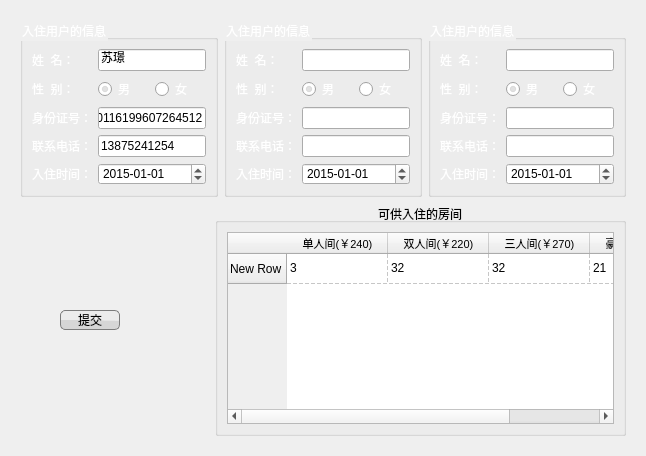
            <widget class="QWidget" name="CheckInM">
             <property name="styleSheet">
              <string notr="true">#CheckInM{background:url(:/res/background2.png)}</string>
             </property>
             <attribute name="title">
              <string>入住管理</string>
             </attribute>
             <layout class="QVBoxLayout" name="verticalLayout_6">
              <item>
               <widget class="QWidget" name="widget_5" native="true">
                <property name="font">
                 <font>
                  <pointsize>9</pointsize>
                 </font>
                </property>
                <layout class="QGridLayout" name="gridLayout_9">
                 <item row="0" column="0">
                  <layout class="QHBoxLayout" name="horizontalLayout_7">
                   <property name="sizeConstraint">
                    <enum>QLayout::SetFixedSize</enum>
                   </property>
                   <item>
                    <widget class="QGroupBox" name="customerGroupBox_2">
                     <property name="styleSheet">
                      <string notr="true">#customerGroupBox_2{
background:url(:/res/background3.png);
color: rgb(255, 255, 255);
}

</string>
                     </property>
                     <property name="title">
                      <string>入住用户的信息</string>
                     </property>
                     <layout class="QGridLayout" name="gridLayout_4">
                      <item row="0" column="0">
                       <widget class="QLabel" name="label_6">
                        <property name="styleSheet">
                         <string notr="true">color: rgb(255, 255, 255);</string>
                        </property>
                        <property name="text">
                         <string>姓  名：</string>
                        </property>
                       </widget>
                      </item>
                      <item row="0" column="1" colspan="2">
                       <widget class="QLineEdit" name="cnameLineEdit_2">
                        <property name="styleSheet">
                         <string notr="true">background-image:url(:/res/white.png);</string>
                        </property>
                        <property name="text">
                         <string>苏璟</string>
                        </property>
                       </widget>
                      </item>
                      <item row="1" column="0">
                       <widget class="QLabel" name="label_7">
                        <property name="styleSheet">
                         <string notr="true">color: rgb(255, 255, 255);</string>
                        </property>
                        <property name="text">
                         <string>性  别：</string>
                        </property>
                       </widget>
                      </item>
                      <item row="1" column="1">
                       <widget class="QRadioButton" name="cmaleRadioButton_2">
                        <property name="styleSheet">
                         <string notr="true">color: rgb(255, 255, 255);</string>
                        </property>
                        <property name="text">
                         <string>男</string>
                        </property>
                        <property name="checked">
                         <bool>true</bool>
                        </property>
                       </widget>
                      </item>
                      <item row="2" column="0">
                       <widget class="QLabel" name="label_8">
                        <property name="styleSheet">
                         <string notr="true">color: rgb(255, 255, 255);</string>
                        </property>
                        <property name="text">
                         <string>身份证号：</string>
                        </property>
                       </widget>
                      </item>
                      <item row="2" column="1" colspan="2">
                       <widget class="QLineEdit" name="cidLineEdit_2">
                        <property name="styleSheet">
                         <string notr="true">background-image:url(:/res/white.png);</string>
                        </property>
                        <property name="inputMethodHints">
                         <set>Qt::ImhNone</set>
                        </property>
                        <property name="inputMask">
                         <string/>
                        </property>
                        <property name="text">
                         <string>420116199607264512</string>
                        </property>
                        <property name="maxLength">
                         <number>18</number>
                        </property>
                       </widget>
                      </item>
                      <item row="1" column="2">
                       <widget class="QRadioButton" name="cfemaleRadioButton_2">
                        <property name="styleSheet">
                         <string notr="true">color: rgb(255, 255, 255);</string>
                        </property>
                        <property name="text">
                         <string>女</string>
                        </property>
                       </widget>
                      </item>
                      <item row="4" column="0">
                       <widget class="QLabel" name="label_10">
                        <property name="styleSheet">
                         <string notr="true">color: rgb(255, 255, 255);</string>
                        </property>
                        <property name="text">
                         <string>入住时间：</string>
                        </property>
                       </widget>
                      </item>
                      <item row="3" column="0">
                       <widget class="QLabel" name="label_9">
                        <property name="styleSheet">
                         <string notr="true">color: rgb(255, 255, 255);</string>
                        </property>
                        <property name="text">
                         <string>联系电话：</string>
                        </property>
                       </widget>
                      </item>
                      <item row="4" column="1" colspan="2">
                       <widget class="QDateEdit" name="ccheckintimeDateEdit_2">
                        <property name="dateTime">
                         <datetime>
                          <hour>0</hour>
                          <minute>0</minute>
                          <second>0</second>
                          <year>2015</year>
                          <month>1</month>
                          <day>1</day>
                         </datetime>
                        </property>
                        <property name="displayFormat">
                         <string>yyyy-MM-dd</string>
                        </property>
                       </widget>
                      </item>
                      <item row="3" column="1" colspan="2">
                       <widget class="QLineEdit" name="cphoneLineEdit_2">
                        <property name="styleSheet">
                         <string notr="true">background-image:url(:/res/white.png);</string>
                        </property>
                        <property name="text">
                         <string>13875241254</string>
                        </property>
                        <property name="maxLength">
                         <number>11</number>
                        </property>
                       </widget>
                      </item>
                     </layout>
                    </widget>
                   </item>
                   <item>
                    <widget class="QGroupBox" name="customerGroupBox_3">
                     <property name="styleSheet">
                      <string notr="true">#customerGroupBox_3{
background:url(:/res/background3.png);
color: rgb(255, 255, 255);
}</string>
                     </property>
                     <property name="title">
                      <string>入住用户的信息</string>
                     </property>
                     <layout class="QGridLayout" name="gridLayout_5">
                      <item row="0" column="0">
                       <widget class="QLabel" name="label_11">
                        <property name="styleSheet">
                         <string notr="true">color: rgb(255, 255, 255);</string>
                        </property>
                        <property name="text">
                         <string>姓  名：</string>
                        </property>
                       </widget>
                      </item>
                      <item row="0" column="1" colspan="2">
                       <widget class="QLineEdit" name="cnameLineEdit_3">
                        <property name="autoFillBackground">
                         <bool>false</bool>
                        </property>
                        <property name="styleSheet">
                         <string notr="true">background-image:url(:/res/white.png);</string>
                        </property>
                        <property name="text">
                         <string/>
                        </property>
                       </widget>
                      </item>
                      <item row="1" column="0">
                       <widget class="QLabel" name="label_12">
                        <property name="styleSheet">
                         <string notr="true">color: rgb(255, 255, 255);</string>
                        </property>
                        <property name="text">
                         <string>性  别：</string>
                        </property>
                       </widget>
                      </item>
                      <item row="1" column="1">
                       <widget class="QRadioButton" name="cmaleRadioButton_3">
                        <property name="styleSheet">
                         <string notr="true">color: rgb(255, 255, 255);</string>
                        </property>
                        <property name="text">
                         <string>男</string>
                        </property>
                        <property name="checked">
                         <bool>true</bool>
                        </property>
                       </widget>
                      </item>
                      <item row="1" column="2">
                       <widget class="QRadioButton" name="cfemaleRadioButton_3">
                        <property name="styleSheet">
                         <string notr="true">color: rgb(255, 255, 255);</string>
                        </property>
                        <property name="text">
                         <string>女</string>
                        </property>
                       </widget>
                      </item>
                      <item row="2" column="0">
                       <widget class="QLabel" name="label_13">
                        <property name="styleSheet">
                         <string notr="true">color: rgb(255, 255, 255);</string>
                        </property>
                        <property name="text">
                         <string>身份证号：</string>
                        </property>
                       </widget>
                      </item>
                      <item row="2" column="1" colspan="2">
                       <widget class="QLineEdit" name="cidLineEdit_3">
                        <property name="styleSheet">
                         <string notr="true">background-image:url(:/res/white.png);</string>
                        </property>
                        <property name="inputMethodHints">
                         <set>Qt::ImhNone</set>
                        </property>
                        <property name="inputMask">
                         <string/>
                        </property>
                        <property name="text">
                         <string/>
                        </property>
                        <property name="maxLength">
                         <number>18</number>
                        </property>
                       </widget>
                      </item>
                      <item row="3" column="0">
                       <widget class="QLabel" name="label_14">
                        <property name="styleSheet">
                         <string notr="true">color: rgb(255, 255, 255);</string>
                        </property>
                        <property name="text">
                         <string>联系电话：</string>
                        </property>
                       </widget>
                      </item>
                      <item row="3" column="1" colspan="2">
                       <widget class="QLineEdit" name="cphoneLineEdit_3">
                        <property name="styleSheet">
                         <string notr="true">background-image:url(:/res/white.png);</string>
                        </property>
                        <property name="text">
                         <string/>
                        </property>
                        <property name="maxLength">
                         <number>11</number>
                        </property>
                       </widget>
                      </item>
                      <item row="4" column="0">
                       <widget class="QLabel" name="label_15">
                        <property name="styleSheet">
                         <string notr="true">color: rgb(255, 255, 255);</string>
                        </property>
                        <property name="text">
                         <string>入住时间：</string>
                        </property>
                       </widget>
                      </item>
                      <item row="4" column="1" colspan="2">
                       <widget class="QDateEdit" name="ccheckintimeDateEdit_3">
                        <property name="dateTime">
                         <datetime>
                          <hour>0</hour>
                          <minute>0</minute>
                          <second>0</second>
                          <year>2015</year>
                          <month>1</month>
                          <day>1</day>
                         </datetime>
                        </property>
                        <property name="displayFormat">
                         <string>yyyy-MM-dd</string>
                        </property>
                       </widget>
                      </item>
                     </layout>
                    </widget>
                   </item>
                   <item>
                    <widget class="QGroupBox" name="customerGroupBox_4">
                     <property name="styleSheet">
                      <string notr="true">#customerGroupBox_4{
background:url(:/res/background3.png);
color: rgb(255, 255, 255);
}

</string>
                     </property>
                     <property name="title">
                      <string>入住用户的信息</string>
                     </property>
                     <layout class="QGridLayout" name="gridLayout_6">
                      <item row="0" column="0">
                       <widget class="QLabel" name="label_16">
                        <property name="styleSheet">
                         <string notr="true">color: rgb(255, 255, 255);</string>
                        </property>
                        <property name="text">
                         <string>姓  名：</string>
                        </property>
                       </widget>
                      </item>
                      <item row="0" column="1" colspan="2">
                       <widget class="QLineEdit" name="cnameLineEdit_4">
                        <property name="autoFillBackground">
                         <bool>false</bool>
                        </property>
                        <property name="styleSheet">
                         <string notr="true">background-image:url(:/res/white.png);</string>
                        </property>
                        <property name="text">
                         <string/>
                        </property>
                       </widget>
                      </item>
                      <item row="1" column="0">
                       <widget class="QLabel" name="label_17">
                        <property name="styleSheet">
                         <string notr="true">color: rgb(255, 255, 255);</string>
                        </property>
                        <property name="text">
                         <string>性  别：</string>
                        </property>
                       </widget>
                      </item>
                      <item row="1" column="1">
                       <widget class="QRadioButton" name="cmaleRadioButton_4">
                        <property name="styleSheet">
                         <string notr="true">color: rgb(255, 255, 255);</string>
                        </property>
                        <property name="text">
                         <string>男</string>
                        </property>
                        <property name="checked">
                         <bool>true</bool>
                        </property>
                       </widget>
                      </item>
                      <item row="1" column="2">
                       <widget class="QRadioButton" name="cfemaleRadioButton_4">
                        <property name="styleSheet">
                         <string notr="true">color: rgb(255, 255, 255);</string>
                        </property>
                        <property name="text">
                         <string>女</string>
                        </property>
                       </widget>
                      </item>
                      <item row="2" column="0">
                       <widget class="QLabel" name="label_18">
                        <property name="styleSheet">
                         <string notr="true">color: rgb(255, 255, 255);</string>
                        </property>
                        <property name="text">
                         <string>身份证号：</string>
                        </property>
                       </widget>
                      </item>
                      <item row="2" column="1" colspan="2">
                       <widget class="QLineEdit" name="cidLineEdit_4">
                        <property name="autoFillBackground">
                         <bool>false</bool>
                        </property>
                        <property name="styleSheet">
                         <string notr="true">background-image:url(:/res/white.png);</string>
                        </property>
                        <property name="inputMethodHints">
                         <set>Qt::ImhNone</set>
                        </property>
                        <property name="inputMask">
                         <string/>
                        </property>
                        <property name="text">
                         <string/>
                        </property>
                        <property name="maxLength">
                         <number>18</number>
                        </property>
                       </widget>
                      </item>
                      <item row="3" column="0">
                       <widget class="QLabel" name="label_19">
                        <property name="styleSheet">
                         <string notr="true">color: rgb(255, 255, 255);</string>
                        </property>
                        <property name="text">
                         <string>联系电话：</string>
                        </property>
                       </widget>
                      </item>
                      <item row="3" column="1" colspan="2">
                       <widget class="QLineEdit" name="cphoneLineEdit_4">
                        <property name="styleSheet">
                         <string notr="true">background-image:url(:/res/white.png);</string>
                        </property>
                        <property name="text">
                         <string/>
                        </property>
                        <property name="maxLength">
                         <number>11</number>
                        </property>
                       </widget>
                      </item>
                      <item row="4" column="0">
                       <widget class="QLabel" name="label_20">
                        <property name="styleSheet">
                         <string notr="true">color: rgb(255, 255, 255);</string>
                        </property>
                        <property name="text">
                         <string>入住时间：</string>
                        </property>
                       </widget>
                      </item>
                      <item row="4" column="1" colspan="2">
                       <widget class="QDateEdit" name="ccheckintimeDateEdit_4">
                        <property name="dateTime">
                         <datetime>
                          <hour>0</hour>
                          <minute>0</minute>
                          <second>0</second>
                          <year>2015</year>
                          <month>1</month>
                          <day>1</day>
                         </datetime>
                        </property>
                        <property name="displayFormat">
                         <string>yyyy-MM-dd</string>
                        </property>
                       </widget>
                      </item>
                     </layout>
                    </widget>
                   </item>
                  </layout>
                 </item>
                 <item row="1" column="0">
                  <layout class="QHBoxLayout" name="horizontalLayout_9">
                   <item>
                    <spacer name="horizontalSpacer_18">
                     <property name="orientation">
                      <enum>Qt::Horizontal</enum>
                     </property>
                     <property name="sizeType">
                      <enum>QSizePolicy::Fixed</enum>
                     </property>
                     <property name="sizeHint" stdset="0">
                      <size>
                       <width>40</width>
                       <height>20</height>
                      </size>
                     </property>
                    </spacer>
                   </item>
                   <item>
                    <layout class="QVBoxLayout" name="verticalLayout_13">
                     <item>
                      <spacer name="verticalSpacer_4">
                       <property name="orientation">
                        <enum>Qt::Vertical</enum>
                       </property>
                       <property name="sizeHint" stdset="0">
                        <size>
                         <width>20</width>
                         <height>40</height>
                        </size>
                       </property>
                      </spacer>
                     </item>
                     <item>
                      <layout class="QHBoxLayout" name="horizontalLayout_6">
                       <item>
                        <widget class="QPushButton" name="commitButton_2">
                         <property name="sizePolicy">
                          <sizepolicy hsizetype="Fixed" vsizetype="Fixed">
                           <horstretch>0</horstretch>
                           <verstretch>0</verstretch>
                          </sizepolicy>
                         </property>
                         <property name="styleSheet">
                          <string notr="true">QPushButton#commitButton_2{
background-color: qconicalgradient(cx:0.5, cy:0.522909, angle:179.9, stop:0.494318 rgba(214, 214, 214, 255), stop:0.5 rgba(236, 236, 236, 255));
border: 1px solid rgb(124, 124, 124);
border-radius:5px;
}
QPushButton#commitButton_2:hover{
  background-color: qconicalgradient(cx:0.5, cy:0.522909, angle:179.9, stop:0.494318 rgba(181, 225, 250, 255), stop:0.5 rgba(222, 242, 251, 255));
  border-radius:5px;
  border: 1px solid #3C80B1;  
}
QPushButton#commitButton_2:pressed{
  background-color: qconicalgradient(cx:0.5, cy:0.522909, angle:179.9, stop:0.494318 rgba(134, 198, 233, 255), stop:0.5 rgba(206, 234, 248, 255));
  border-radius:5px;
  border: 1px solid #5F92B2;  
}</string>
                         </property>
                         <property name="text">
                          <string>     提交     </string>
                         </property>
                        </widget>
                       </item>
                      </layout>
                     </item>
                     <item>
                      <spacer name="verticalSpacer_5">
                       <property name="orientation">
                        <enum>Qt::Vertical</enum>
                       </property>
                       <property name="sizeHint" stdset="0">
                        <size>
                         <width>20</width>
                         <height>40</height>
                        </size>
                       </property>
                      </spacer>
                     </item>
                    </layout>
                   </item>
                   <item>
                    <spacer name="horizontalSpacer_10">
                     <property name="orientation">
                      <enum>Qt::Horizontal</enum>
                     </property>
                     <property name="sizeType">
                      <enum>QSizePolicy::Fixed</enum>
                     </property>
                     <property name="sizeHint" stdset="0">
                      <size>
                       <width>89</width>
                       <height>20</height>
                      </size>
                     </property>
                    </spacer>
                   </item>
                   <item>
                    <widget class="QGroupBox" name="groupBox_3">
                     <property name="sizePolicy">
                      <sizepolicy hsizetype="Expanding" vsizetype="Expanding">
                       <horstretch>0</horstretch>
                       <verstretch>0</verstretch>
                      </sizepolicy>
                     </property>
                     <property name="title">
                      <string>可供入住的房间</string>
                     </property>
                     <property name="alignment">
                      <set>Qt::AlignCenter</set>
                     </property>
                     <layout class="QVBoxLayout" name="verticalLayout_12">
                      <item>
                       <widget class="QTableWidget" name="roomTableWidget">
                        <property name="maximumSize">
                         <size>
                          <width>599</width>
                          <height>16777215</height>
                         </size>
                        </property>
                        <property name="styleSheet">
                         <string notr="true">background-image:url(:/res/white.png);</string>
                        </property>
                        <property name="lineWidth">
                         <number>1</number>
                        </property>
                        <property name="verticalScrollBarPolicy">
                         <enum>Qt::ScrollBarAsNeeded</enum>
                        </property>
                        <property name="autoScroll">
                         <bool>true</bool>
                        </property>
                        <property name="autoScrollMargin">
                         <number>16</number>
                        </property>
                        <property name="editTriggers">
                         <set>QAbstractItemView::NoEditTriggers</set>
                        </property>
                        <property name="selectionMode">
                         <enum>QAbstractItemView::SingleSelection</enum>
                        </property>
                        <property name="gridStyle">
                         <enum>Qt::DashLine</enum>
                        </property>
                        <property name="columnCount">
                         <number>4</number>
                        </property>
                        <attribute name="horizontalHeaderCascadingSectionResizes">
                         <bool>false</bool>
                        </attribute>
                        <attribute name="horizontalHeaderDefaultSectionSize">
                         <number>101</number>
                        </attribute>
                        <attribute name="horizontalHeaderMinimumSectionSize">
                         <number>26</number>
                        </attribute>
                        <attribute name="horizontalHeaderShowSortIndicator" stdset="0">
                         <bool>false</bool>
                        </attribute>
                        <attribute name="verticalHeaderDefaultSectionSize">
                         <number>30</number>
                        </attribute>
                        <attribute name="verticalHeaderMinimumSectionSize">
                         <number>26</number>
                        </attribute>
                        <row>
                         <property name="text">
                          <string>New Row</string>
                         </property>
                        </row>
                        <column>
                         <property name="text">
                          <string>单人间(￥240)</string>
                         </property>
                         <property name="font">
                          <font>
                           <pointsize>8</pointsize>
                          </font>
                         </property>
                        </column>
                        <column>
                         <property name="text">
                          <string>双人间(￥220)</string>
                         </property>
                         <property name="font">
                          <font>
                           <pointsize>8</pointsize>
                          </font>
                         </property>
                        </column>
                        <column>
                         <property name="text">
                          <string>三人间(￥270)</string>
                         </property>
                         <property name="font">
                          <font>
                           <pointsize>8</pointsize>
                          </font>
                         </property>
                        </column>
                        <column>
                         <property name="text">
                          <string>豪华间(￥360)</string>
                         </property>
                         <property name="font">
                          <font>
                           <pointsize>8</pointsize>
                          </font>
                         </property>
                        </column>
                        <item row="0" column="0">
                         <property name="text">
                          <string>3</string>
                         </property>
                        </item>
                        <item row="0" column="1">
                         <property name="text">
                          <string>32</string>
                         </property>
                        </item>
                        <item row="0" column="2">
                         <property name="text">
                          <string>32</string>
                         </property>
                        </item>
                        <item row="0" column="3">
                         <property name="text">
                          <string>21</string>
                         </property>
                        </item>
                       </widget>
                      </item>
                     </layout>
                    </widget>
                   </item>
                  </layout>
                 </item>
                </layout>
               </widget>
              </item>
             </layout>
            </widget>
